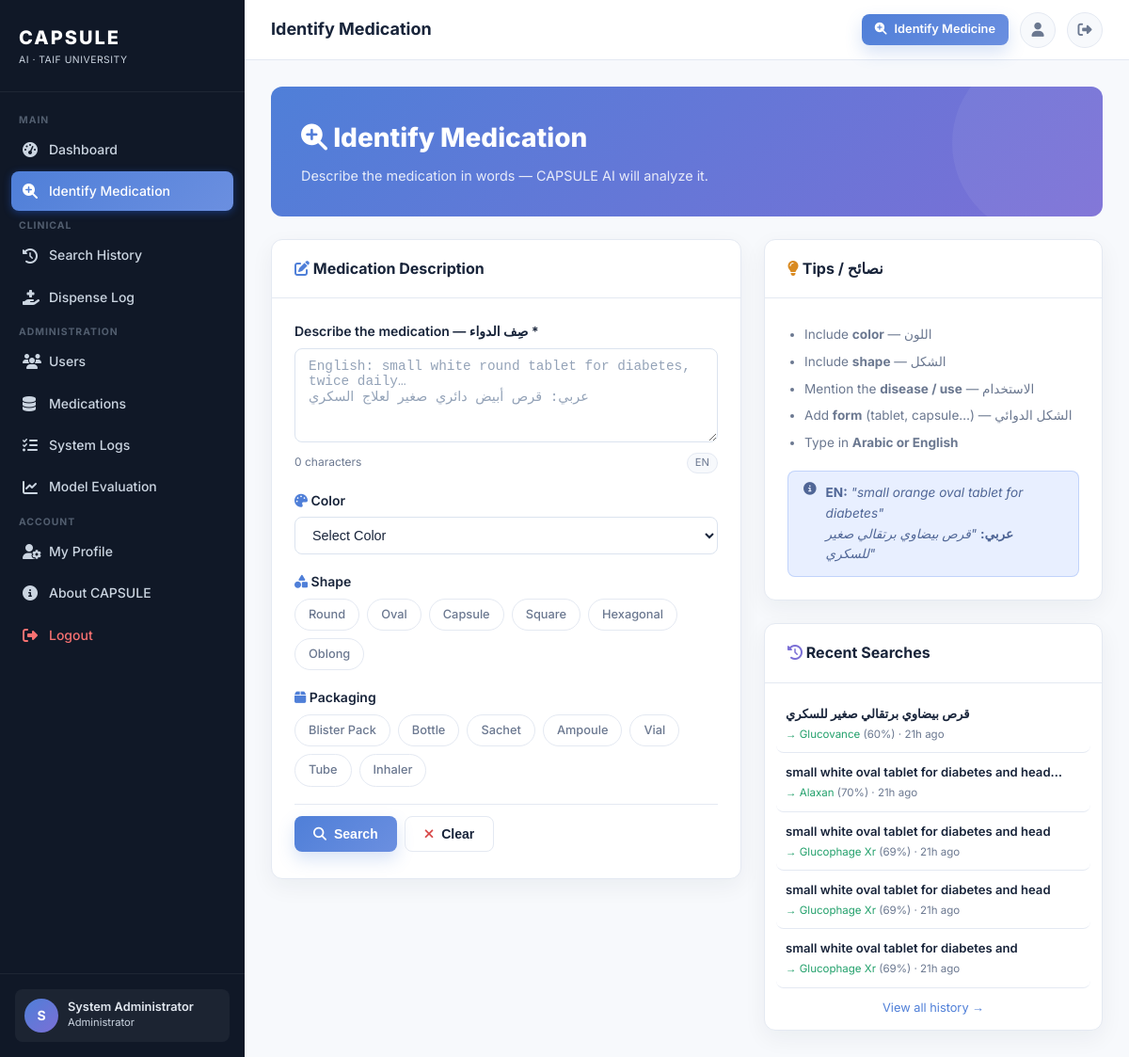
Page /identify (signed in) on the committed database.
### app.py (models this page shows, shortened)
class User(UserMixin, db.Model):
    __tablename__ = 'users'
    id = db.Column(db.Integer, primary_key=True)
    username = db.Column(db.String(80), unique=True, nullable=False)
    email = db.Column(db.String(120), unique=True, nullable=False)
    password_hash = db.Column(db.String(256), nullable=False)
    role = db.Column(db.String(20), default='patient')        # admin|doctor|pharmacist|patient
    full_name = db.Column(db.String(120), default='')
    hospital = db.Column(db.String(120), default='')
    specialty = db.Column(db.String(80), default='')
    is_active = db.Column(db.Boolean, default=True)
    created_at = db.Column(db.DateTime, default=datetime.utcnow)
    last_login = db.Column(db.DateTime, nullable=True)
    searches = db.relationship('SearchHistory', backref='user', lazy=True,
                               cascade='all, delete-orphan')
    @property
    def role_label(self):
        labels = {'admin': 'Administrator', 'doctor': 'Doctor',
                  'pharmacist': 'Pharmacist', 'patient': 'Patient'}
        return labels.get(self.role, 'Patient')

class SearchHistory(db.Model):
    __tablename__ = 'search_history'
    id = db.Column(db.Integer, primary_key=True)
    user_id = db.Column(db.Integer, db.ForeignKey('users.id'), nullable=False)
    description = db.Column(db.Text, nullable=False)
    results_json = db.Column(db.Text, default='[]')
    top_result = db.Column(db.String(120), default='')
    top_confidence = db.Column(db.Float, default=0.0)
    result_count = db.Column(db.Integer, default=0)
    created_at = db.Column(db.DateTime, default=datetime.utcnow)
    @property
    def time_ago(self):
        delta = datetime.utcnow() - self.created_at
        if delta.days > 0:
            return f"{delta.days}d ago"
        hours = delta.seconds // 3600
        if hours > 0:
            return f"{hours}h ago"
        minutes = delta.seconds // 60
        return f"{minutes}m ago"

### app.py (the view)
@app.route('/identify')
@login_required
def identify():
    recent = SearchHistory.query.filter_by(user_id=current_user.id)\
        .order_by(SearchHistory.created_at.desc()).limit(5).all()
    return render_template('identify.html', recent=recent)

### app.py (called while the page is built)
@app.after_request
def set_security_headers(response):
    response.headers['X-Content-Type-Options'] = 'nosniff'
    response.headers['X-Frame-Options'] = 'SAMEORIGIN'
    response.headers['X-XSS-Protection'] = '1; mode=block'
    response.headers['Referrer-Policy'] = 'strict-origin-when-cross-origin'
    return response

@login_manager.user_loader
def load_user(user_id):
    return db.session.get(User, int(user_id))

### templates/identify.html (shortened to what this page needs)
{% extends "base.html" %}
{% block page_title %}Identify Medication{% endblock %}
{% block content %}
<div class="identify-header">
  <h1><i class="fa-solid fa-magnifying-glass-plus"></i> Identify Medication</h1>
  <p>Describe the medication in words <strong></strong>  — CAPSULE AI will analyze it.</p>
</div>
<div style="display:grid;grid-template-columns:1fr 360px;gap:24px;align-items:start">
  <div>
    <div id="panelDescribe" class="method-panel active">
      <form id="identifyForm">
        <div class="card mb-3">
          <div class="card-header">
            <h3 class="card-title"><i class="fa-solid fa-pen-to-square" style="color:var(--primary)"></i> Medication Description</h3>
          </div>
          <div class="card-body">
            <div class="form-group">
              <label class="form-label">Describe the medication — صِف الدواء *</label>
              <textarea id="medicationDesc" class="form-control" rows="4"
                placeholder="English: small white round tablet for diabetes, twice daily…&#10;عربي: قرص أبيض دائري صغير لعلاج السكري"></textarea>
              <div style="font-size:.75rem;color:var(--text-secondary);margin-top:4px;display:flex;justify-content:space-between">
                <span id="charCount">0 characters</span>
                <span id="langIndicator" style="font-size:.7rem;padding:1px 8px;border-radius:999px;background:var(--bg);border:1px solid var(--border)">EN</span>
              </div>
            </div>
            <div class="form-group">
              <label class="form-label"><i class="fa-solid fa-palette" style="color:var(--primary)"></i> Color</label>
              <select id="colorSelect" class="form-control">
                <option value="">Select Color</option>
              </select>
            </div>
            <div class="form-group">
              <label class="form-label"><i class="fa-solid fa-shapes" style="color:var(--primary)"></i> Shape</label>
              <div class="filter-chips">
                {% for s in ['Round','Oval','Capsule','Square','Hexagonal','Oblong'] %}
                <span class="chip" data-filter-group="shapes" data-value="{{ s.lower() }}" data-single="true"
                      onclick="toggleChip(this)">{{ s }}</span>
                {% endfor %}
              </div>
            </div>
            <div class="form-group">
              <label class="form-label"><i class="fa-solid fa-box" style="color:var(--primary)"></i> Packaging</label>
              <div class="filter-chips">
                {% for p in ['Blister Pack','Bottle','Sachet','Ampoule','Vial','Tube','Inhaler'] %}
                <span class="chip" data-filter-group="packaging" data-value="{{ p.lower() }}" data-single="true"
                      onclick="toggleChip(this)">{{ p }}</span>
                {% endfor %}
              </div>
            </div>
            <div class="d-flex gap-1" style="position:sticky;bottom:0;background:#fff;padding:12px 0 4px;border-top:1px solid var(--border);margin-top:12px;z-index:10">
              <button type="submit" class="btn btn-primary">
                <i class="fa-solid fa-magnifying-glass"></i> Search
              </button>
              <button type="button" id="clearBtn" class="btn btn-outline">
                <i class="fa-solid fa-xmark"></i> Clear
              </button>
            </div>
          </div>
        </div>
      </form>
    </div>
  </div>
  <div>
    <div class="card mb-3">
      <div class="card-header">
        <h3 class="card-title"><i class="fa-solid fa-lightbulb" style="color:var(--warning)"></i> Tips / نصائح</h3>
      </div>
      <div class="card-body" style="font-size:.85rem">
        <ul style="margin:0;padding-left:18px;color:var(--text-secondary);line-height:2.1">
          <li>Include <strong>color</strong> — اللون</li>
          <li>Include <strong>shape</strong> — الشكل</li>
          <li>Mention the <strong>disease / use</strong> — الاستخدام</li>
          <li>Add <strong>form</strong> (tablet, capsule…) — الشكل الدوائي</li>
          <li>Type in <strong>Arabic or English</strong></li>
        </ul>
        <div class="info-box mt-2">
          <i class="fa-solid fa-circle-info" style="flex-shrink:0"></i>
          <div>
            <strong>EN:</strong> <em>"small orange oval tablet for diabetes"</em><br>
            <strong>عربي:</strong> <em>"قرص بيضاوي برتقالي صغير للسكري"</em>
          </div>
        </div>
      </div>
    </div>
    {% if recent %}
    <div class="card">
      <div class="card-header">
        <h3 class="card-title"><i class="fa-solid fa-clock-rotate-left" style="color:var(--secondary)"></i> Recent Searches</h3>
      </div>
      <div class="card-body" style="padding:12px">
        {% for s in recent %}
        <div style="padding:10px;border-bottom:1px solid var(--border);cursor:pointer;border-radius:var(--radius-sm);transition:background .2s"
             onmouseover="this.style.background='var(--bg)'" onmouseout="this.style.background=''"
             onclick="document.getElementById('medicationDesc').value='{{ s.description[:60] | replace("'","") }}';switchMethod('describe')">
          <div style="font-size:.82rem;font-weight:600;white-space:nowrap;overflow:hidden;text-overflow:ellipsis">
            {{ s.description[:45] }}{% if s.description|length > 45 %}…{% endif %}
          </div>
          <div style="font-size:.72rem;color:var(--text-secondary);margin-top:2px">
            {% if s.top_result %}
              <span style="color:var(--success)">→ {{ s.top_result }}</span>
              ({{ (s.top_confidence * 100) | round(0) | int }}%)
            {% endif %}
            · {{ s.time_ago }}
          </div>
        </div>
        {% endfor %}
        <div style="padding-top:8px;text-align:center">
          <a href="{{ url_for('history') }}" style="font-size:.8rem;color:var(--primary)">
            View all history →
          </a>
        </div>
      </div>
    </div>
    {% endif %}
  </div>
</div>
{% endblock %}

### templates/base.html (shortened to what this page needs)
<!DOCTYPE html>
<html lang="en">
<head>
  <link rel="stylesheet" href="https://cdnjs.cloudflare.com/ajax/libs/font-awesome/6.5.0/css/all.min.css">
  <link rel="stylesheet" href="{{ url_for('static', filename='css/style.css') }}?v=2">
</head>
<body>
<div class="app-wrapper">
  <aside class="sidebar" id="sidebar">
    <div class="sidebar-brand">
      <div class="sidebar-brand-text">
        <span class="sidebar-brand-name">CAPSULE</span>
        <span class="sidebar-brand-sub">AI · Taif University</span>
      </div>
    </div>
    <nav class="sidebar-nav">
      <span class="sidebar-section-label">Main</span>
      {% if current_user.is_authenticated and current_user.role == 'admin' %}
      <a href="{{ url_for('admin_dashboard') }}"
         class="{% if request.endpoint == 'admin_dashboard' %}active{% endif %}">
        <i class="fa-solid fa-gauge-high"></i> Dashboard
      </a>
      {% elif current_user.is_authenticated and current_user.role == 'doctor' %}
      <a href="{{ url_for('doctor_dashboard') }}"
         class="{% if request.endpoint == 'doctor_dashboard' %}active{% endif %}">
        <i class="fa-solid fa-gauge-high"></i> Dashboard
      </a>
      {% elif current_user.is_authenticated and current_user.role == 'pharmacist' %}
      <a href="{{ url_for('pharmacist_dashboard') }}"
         class="{% if request.endpoint == 'pharmacist_dashboard' %}active{% endif %}">
        <i class="fa-solid fa-gauge-high"></i> Dashboard
      </a>
      {% elif current_user.is_authenticated and current_user.role == 'patient' %}
      <a href="{{ url_for('patient_dashboard') }}"
         class="{% if request.endpoint == 'patient_dashboard' %}active{% endif %}">
        <i class="fa-solid fa-gauge-high"></i> My Dashboard
      </a>
      {% else %}
      <a href="{{ url_for('dashboard') }}"
         class="{% if request.endpoint == 'dashboard' %}active{% endif %}">
        <i class="fa-solid fa-gauge-high"></i> Dashboard
      </a>
      {% endif %}
      <a href="{{ url_for('identify') }}"
         class="{% if request.endpoint == 'identify' %}active{% endif %}">
        <i class="fa-solid fa-magnifying-glass-plus"></i> Identify Medication
      </a>
      <span class="sidebar-section-label">Clinical</span>
      <a href="{{ url_for('history') }}"
         class="{% if request.endpoint == 'history' %}active{% endif %}">
        <i class="fa-solid fa-clock-rotate-left"></i> Search History
      </a>
      {% if current_user.is_authenticated and current_user.role in ('pharmacist', 'admin') %}
      <a href="{{ url_for('pharmacist_dispense') }}"
         class="{% if request.endpoint == 'pharmacist_dispense' %}active{% endif %}">
        <i class="fa-solid fa-hand-holding-medical"></i> Dispense Log
      </a>
      {% endif %}
      {% if current_user.is_authenticated and current_user.role == 'admin' %}
      <span class="sidebar-section-label">Administration</span>
      <a href="{{ url_for('admin_dashboard') }}#users">
        <i class="fa-solid fa-users"></i> Users
      </a>
      <a href="{{ url_for('admin_dashboard') }}#drugs">
        <i class="fa-solid fa-database"></i> Medications
      </a>
      <a href="{{ url_for('admin_dashboard') }}#logs">
        <i class="fa-solid fa-list-check"></i> System Logs
      </a>
      <a href="{{ url_for('admin_evaluation') }}"
         class="{% if request.endpoint == 'admin_evaluation' %}active{% endif %}">
        <i class="fa-solid fa-chart-line"></i> Model Evaluation
      </a>
      {% endif %}
      <span class="sidebar-section-label">Account</span>
      <a href="{{ url_for('profile') }}"
         class="{% if request.endpoint == 'profile' %}active{% endif %}">
        <i class="fa-solid fa-user-gear"></i> My Profile
      </a>
<a href="{{ url_for('about') }}"
         class="{% if request.endpoint == 'about' %}active{% endif %}">
        <i class="fa-solid fa-circle-info"></i> About CAPSULE
      </a>
      <a href="{{ url_for('logout') }}" style="color:#f87171">
        <i class="fa-solid fa-right-from-bracket"></i> Logout
      </a>
    </nav>
    <div class="sidebar-footer">
      <div class="user-card">
        <div class="user-avatar">
          {% if current_user.is_authenticated %}{{ current_user.full_name[0].upper() if current_user.full_name else current_user.username[0].upper() }}{% else %}?{% endif %}
        </div>
        <div>
          <div class="user-info-name">
            {% if current_user.is_authenticated %}{{ current_user.full_name or current_user.username }}{% else %}Guest{% endif %}
          </div>
          <div class="user-info-role">{% if current_user.is_authenticated %}{{ current_user.role_label }}{% endif %}</div>
        </div>
      </div>
    </div>
  </aside>
  <div class="main-content">
    <header class="topbar">
      <div class="d-flex align-center gap-1">
        <span class="topbar-title">{% block page_title %}{% endblock %}</span>
      </div>
      <div class="topbar-right">
        <a href="{{ url_for('identify') }}" class="btn btn-primary btn-sm">
          <i class="fa-solid fa-magnifying-glass-plus"></i>
          <span class="d-none d-sm-inline">Identify Medicine</span>
        </a>
        <a href="{{ url_for('profile') }}" class="topbar-btn" title="Profile">
          <i class="fa-solid fa-user"></i>
        </a>
        <a href="{{ url_for('logout') }}" class="topbar-btn" title="Logout">
          <i class="fa-solid fa-right-from-bracket"></i>
        </a>
      </div>
    </header>
    <main class="page-content">
      {% block content %}{% endblock %}
    </main>
  </div>
</div>
</body>
</html>

### templates/identify.html (style rules this page uses)
.method-panel { display:none; }
.method-panel.active { display:block; }

### rows in the picture
User: full_name "S", full_name "System Administrator", role_label "Administrator"
SearchHistory: description "قرص بيضاوي برتقالي صغير للسكري", top_result "Glucovance", (s.top_confidence*100)|round(0)|int "60", time_ago "21h ago"
SearchHistory: description "small white oval tablet for diabetes and head", top_result "Alaxan", (s.top_confidence*100)|round(0)|int "70", time_ago "21h ago"
SearchHistory: description "small white oval tablet for diabetes and head", top_result "Glucophage Xr", (s.top_confidence*100)|round(0)|int "69", time_ago "21h ago"
SearchHistory: description "small white oval tablet for diabetes and head", top_result "Glucophage Xr", (s.top_confidence*100)|round(0)|int "69", time_ago "21h ago"
SearchHistory: description "small white oval tablet for diabetes and", top_result "Glucophage Xr", (s.top_confidence*100)|round(0)|int "69", time_ago "21h ago"

### other values in the picture
{{ s }} "Round" "Oval" "Capsule" "Square" "Hexagonal" "Oblong"
{{ p }} "Blister Pack" "Bottle" "Sachet" "Ampoule" "Vial" "Tube" "Inhaler"
